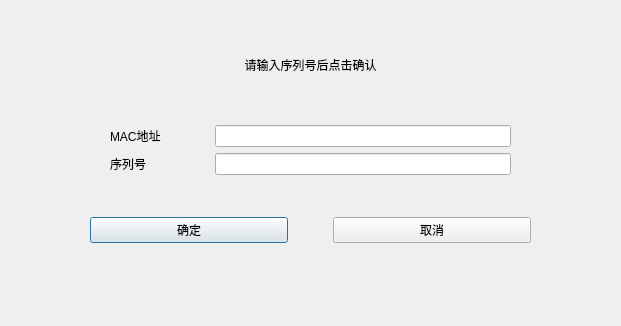
<?xml version="1.0" encoding="UTF-8"?>
<ui version="4.0">
 <class>Dialog</class>
 <widget class="QDialog" name="Dialog">
  <property name="geometry">
   <rect>
    <x>0</x>
    <y>0</y>
    <width>621</width>
    <height>326</height>
   </rect>
  </property>
  <property name="windowTitle">
   <string>Dialog</string>
  </property>
  <layout class="QVBoxLayout" name="verticalLayout" stretch="1,1,1,0,5,1,5,2">
   <item>
    <spacer name="verticalSpacer">
     <property name="orientation">
      <enum>Qt::Vertical</enum>
     </property>
     <property name="sizeHint" stdset="0">
      <size>
       <width>20</width>
       <height>40</height>
      </size>
     </property>
    </spacer>
   </item>
   <item>
    <widget class="QLabel" name="label_information">
     <property name="text">
      <string>请输入序列号后点击确认</string>
     </property>
     <property name="alignment">
      <set>Qt::AlignCenter</set>
     </property>
    </widget>
   </item>
   <item>
    <spacer name="verticalSpacer_4">
     <property name="orientation">
      <enum>Qt::Vertical</enum>
     </property>
     <property name="sizeHint" stdset="0">
      <size>
       <width>20</width>
       <height>40</height>
      </size>
     </property>
    </spacer>
   </item>
   <item>
    <layout class="QHBoxLayout" name="horizontalLayout_3" stretch="1,1,3,1">
     <item>
      <spacer name="horizontalSpacer_6">
       <property name="orientation">
        <enum>Qt::Horizontal</enum>
       </property>
       <property name="sizeHint" stdset="0">
        <size>
         <width>40</width>
         <height>20</height>
        </size>
       </property>
      </spacer>
     </item>
     <item>
      <widget class="QLabel" name="label">
       <property name="text">
        <string>MAC地址</string>
       </property>
      </widget>
     </item>
     <item>
      <widget class="QLineEdit" name="lineEdit_mac"/>
     </item>
     <item>
      <spacer name="horizontalSpacer_7">
       <property name="orientation">
        <enum>Qt::Horizontal</enum>
       </property>
       <property name="sizeHint" stdset="0">
        <size>
         <width>40</width>
         <height>20</height>
        </size>
       </property>
      </spacer>
     </item>
    </layout>
   </item>
   <item>
    <layout class="QHBoxLayout" name="horizontalLayout_2" stretch="1,1,3,1">
     <item>
      <spacer name="horizontalSpacer_3">
       <property name="orientation">
        <enum>Qt::Horizontal</enum>
       </property>
       <property name="sizeHint" stdset="0">
        <size>
         <width>40</width>
         <height>20</height>
        </size>
       </property>
      </spacer>
     </item>
     <item>
      <widget class="QLabel" name="label_lecense">
       <property name="text">
        <string>序列号</string>
       </property>
      </widget>
     </item>
     <item>
      <widget class="QLineEdit" name="lineEdit_number"/>
     </item>
     <item>
      <spacer name="horizontalSpacer_4">
       <property name="orientation">
        <enum>Qt::Horizontal</enum>
       </property>
       <property name="sizeHint" stdset="0">
        <size>
         <width>40</width>
         <height>20</height>
        </size>
       </property>
      </spacer>
     </item>
    </layout>
   </item>
   <item>
    <spacer name="verticalSpacer_3">
     <property name="orientation">
      <enum>Qt::Vertical</enum>
     </property>
     <property name="sizeHint" stdset="0">
      <size>
       <width>20</width>
       <height>40</height>
      </size>
     </property>
    </spacer>
   </item>
   <item>
    <layout class="QHBoxLayout" name="horizontalLayout" stretch="2,5,1,5,2">
     <item>
      <spacer name="horizontalSpacer">
       <property name="orientation">
        <enum>Qt::Horizontal</enum>
       </property>
       <property name="sizeHint" stdset="0">
        <size>
         <width>40</width>
         <height>20</height>
        </size>
       </property>
      </spacer>
     </item>
     <item>
      <widget class="QPushButton" name="pushButton_OK">
       <property name="text">
        <string>确定</string>
       </property>
      </widget>
     </item>
     <item>
      <spacer name="horizontalSpacer_5">
       <property name="orientation">
        <enum>Qt::Horizontal</enum>
       </property>
       <property name="sizeHint" stdset="0">
        <size>
         <width>40</width>
         <height>20</height>
        </size>
       </property>
      </spacer>
     </item>
     <item>
      <widget class="QPushButton" name="pushButton_cancel">
       <property name="text">
        <string>取消</string>
       </property>
      </widget>
     </item>
     <item>
      <spacer name="horizontalSpacer_2">
       <property name="orientation">
        <enum>Qt::Horizontal</enum>
       </property>
       <property name="sizeHint" stdset="0">
        <size>
         <width>40</width>
         <height>20</height>
        </size>
       </property>
      </spacer>
     </item>
    </layout>
   </item>
   <item>
    <spacer name="verticalSpacer_2">
     <property name="orientation">
      <enum>Qt::Vertical</enum>
     </property>
     <property name="sizeHint" stdset="0">
      <size>
       <width>20</width>
       <height>40</height>
      </size>
     </property>
    </spacer>
   </item>
  </layout>
 </widget>
 <resources/>
 <connections/>
</ui>
